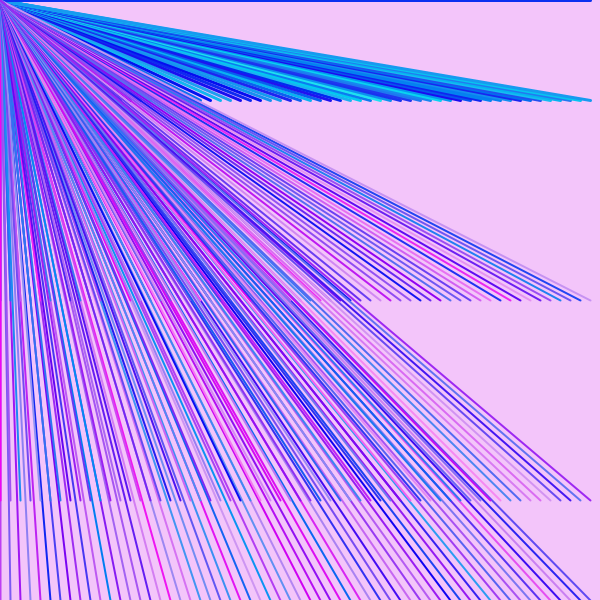
Frame 1 (no input)
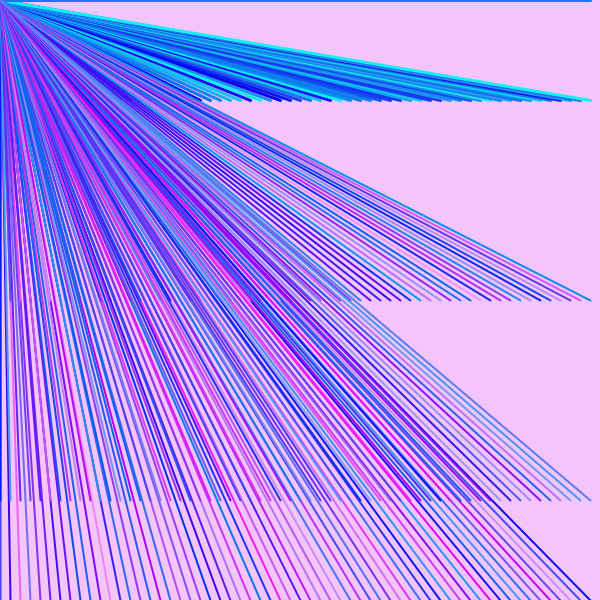
Frame 60 (the mouse pressed at the canvas centre just before this capture)
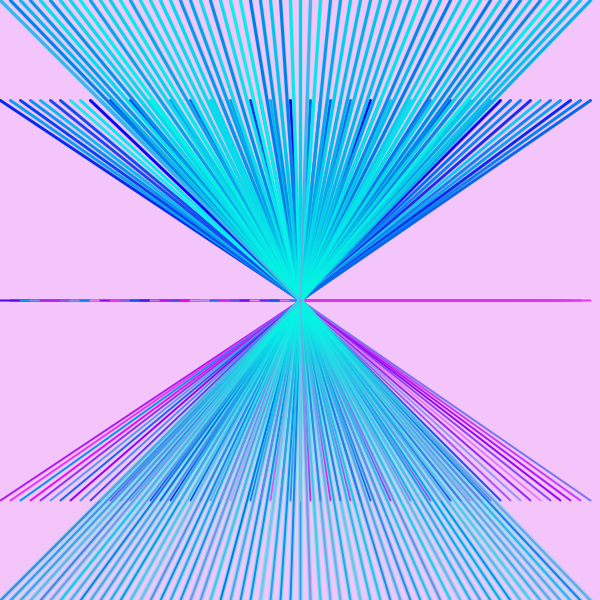
Frame 120 (the mouse held since frame 60 and released just before this capture)

The Processing sketch that drew these frames (run headless with seeded random() and noise(); from frame 60 on, the mouse is pressed at the canvas centre):

// Processing sketch: processing_91805
// ── processing_91805.pde

//Carla Campos-Rodriguez
// March 3,2013
// Forloop

int spacing=1;
void setup() {
  size(600, 600);
  smooth();
}
void draw() {

  background(243, 197, 250);//lavender
  smooth();
  noStroke();
  for ( int x = 0; x<width; x+=10 ) { 
    stroke(random(34), random(242), 240);
    strokeWeight(3);
    //stroke( x, x, 0);
    line(mouseX, mouseY, x, 100);
  }
  for ( int x = 0; x<width; x+=10 ) { 
    stroke(random(34), random(242), 240);
    strokeWeight(3);
    //stroke( x, x, 0);
    line(mouseX, mouseY, x, 0);
  }

  for ( int x = 0; x<width; x+=10 ) { 
    stroke(random(247), random(157), 242);
    strokeWeight(2);
    //stroke( x, x, 0);
    line(mouseX, mouseY, x, 600);
  }



  for ( int x = 0; x<width; x+=10 ) { // middle
    stroke(random(247), random(157), 242);
    strokeWeight(2);
    //stroke( x, x, 0);
    line(mouseX, mouseY, x, 300);
  }

  for ( int x = 0; x<width; x+=10 ) { // middle
    stroke(random(247), random(157), 242);
    strokeWeight(2);
    //stroke( x, x, 0);
    line(mouseX, mouseY, x, 500);
  }

  if (mousePressed==true) {

    //color lines
    smooth();
    noStroke();
    for ( int x = 0; x<width; x+=10 ) { 
      stroke(5, 242, 228,120);
      strokeWeight(4);
      //stroke( x, x, 0);
      line(mouseX, mouseY, x, 0);
    }
    smooth();
    noStroke();
    for ( int x = 0; x<width; x+=10 ) { 
      stroke(5, 242, 228,120);
      strokeWeight(4.5);
      //stroke( x, x, 0);
      line(mouseX, mouseY, x, 600);
    }

    for (int x = 0; x<width; x+=mouseX+10) {
      stroke(185, 125, 234,120);
      strokeWeight(2);
      smooth();
      line (mouseX, mouseY, x, 0);
    }
    for (int x = 0; x<width; x+=mouseX+10) {
      stroke(185,125,234,120);
      strokeWeight(2);
      smooth();
      line (mouseX, mouseY, x, 600);
    }
  }
}
